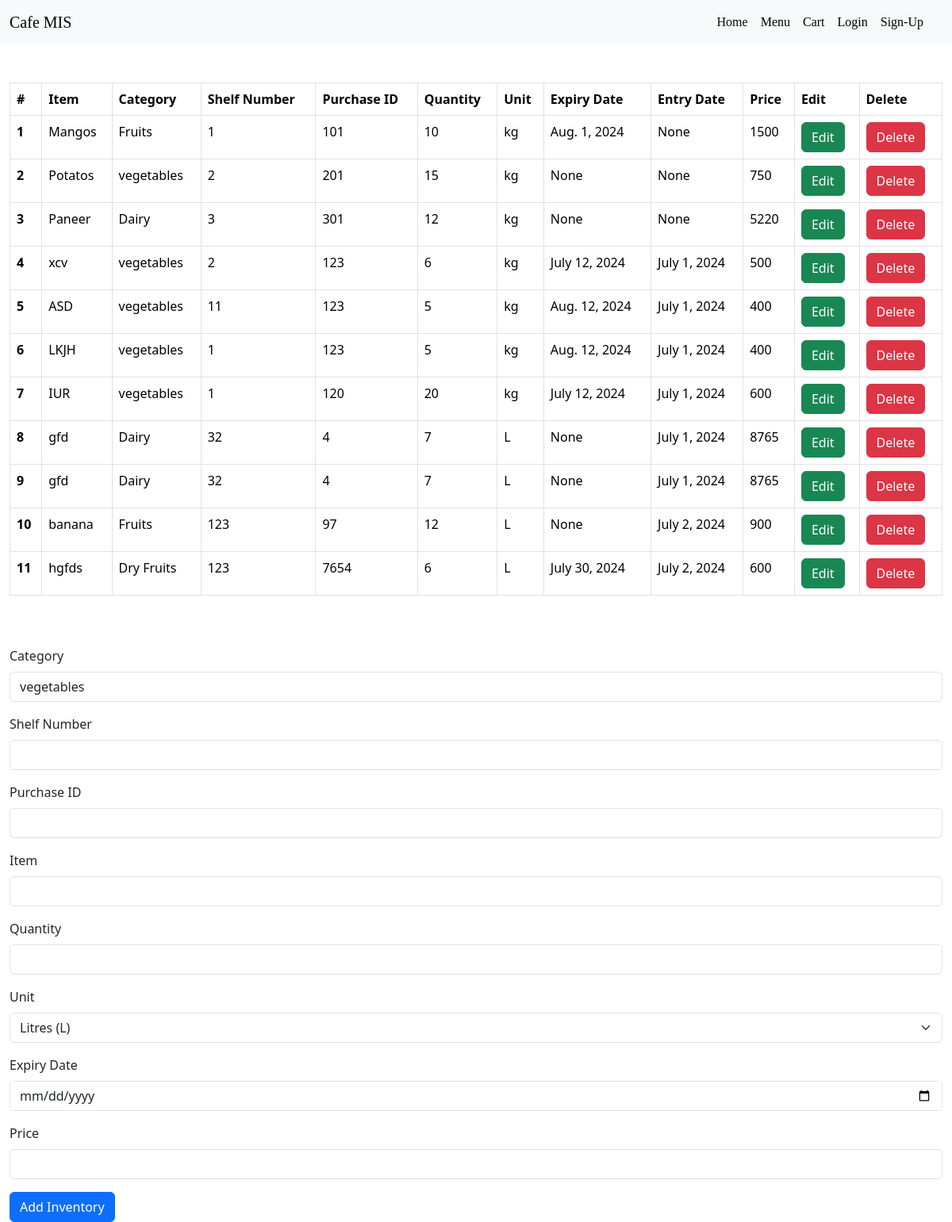
Screenshot of /inventory/add/ with the database file from the repository.
### inventory/models.py (models this page shows)
class ainventory(models.Model):
    LITRES = 'L'
    MILLILITRES = 'mL'
    GRAMS = 'g'
    KILOGRAMS = 'kg'
    PACKETS = 'packets'
    UNIT_CHOICES = [
        (LITRES, 'Litres (L)'),
        (MILLILITRES, 'Millilitres (mL)'),
        (GRAMS, 'Grams (g)'),
        (KILOGRAMS, 'Kilograms (kg)'),
        (PACKETS, 'Packets'),
    ]
    inventory_category = models.ForeignKey(Icategory, on_delete=models.CASCADE, null=True, blank=True)
    shelf_number = models.IntegerField()
    purchase_id = models.IntegerField()
    item = models.CharField(max_length=50)
    quantity = models.IntegerField()
    unit = models.CharField(max_length=20, choices=UNIT_CHOICES)
    expiry_date = models.DateField(null=True)
    entry_date = models.DateField(auto_now_add=True,null=True)
    price = models.IntegerField()

class Icategory(models.Model):
    category_name = models.CharField(max_length=50, null=True, blank=True)

### inventory/views.py (the view, shortened to what this page needs)
# urls.py: path('add/', views.add_inventory, name='add_inventory'),
def add_inventory(request):
    inventory_items = ainventory.objects.all()
    categories = Icategory.objects.all()
    return render(request, 'inventory/add_inventory.html', {
        'inventory': inventory_items,
        'categories': categories,
        'unit_choices': ainventory.UNIT_CHOICES
    })

### template/inventory/add_inventory.html (shortened to what this page needs)
{% extends "customer/base.html" %}
{% load static %}
{% block page %}
<div class="container-fluid mt-5">
    <div class="row">
        <div class="col">
            <table class="table table-bordered">
                <thead>
                    <tr>
                        <th scope="col">#</th>
                        <th scope="col">Item</th>
                        <th scope="col">Category</th>
                        <th scope="col">Shelf Number</th>
                        <th scope="col">Purchase ID</th>
                        <th scope="col">Quantity</th>
                        <th scope="col">Unit</th>
                        <th scope="col">Expiry Date</th>
                        <th scope="col">Entry Date</th>
                        <th scope="col">Price</th>
                        <th scope="col">Edit</th>
                        <th scope="col">Delete</th>
                    </tr>
                </thead>
                <tbody>
                    {% for item in inventory %}
                    <tr>
                        <th scope="row">{{ item.id }}</th>
                        <td>{{ item.item }}</td>
                        <td>{{ item.inventory_category.category_name }}</td>
                        <td>{{ item.shelf_number }}</td>
                        <td>{{ item.purchase_id }}</td>
                        <td>{{ item.quantity }}</td>
                        <td>{{ item.unit }}</td>
                        <td>{{ item.expiry_date }}</td>
                        <td>{{ item.entry_date }}</td>
                        <td>{{ item.price }}</td>
                        <td>
                            <a href='/inventory/iupdate/{{item.id}}' class="btn btn-success">Edit</a>
                        </td>
                        <td>
                            <a href="/inventory/idelete/{{item.id}}" class="btn btn-danger">Delete</a>
                        </td>
                    </tr>
                    {% endfor %}
                </tbody>
            </table>
        </div>
    </div>
    <div class="row mt-5">
        <div class="col">
            <form method="POST" enctype="multipart/form-data">
                <div class="mb-3">
                    <label for="inventory_category" class="form-label">Category</label>
                    <select name="inventory_category" id="inventory_category" class="form-control">
                        {% for category in categories %}
                        <option value="{{ category.id }}">{{ category.category_name }}</option>
                        {% endfor %}
                    </select>
                </div>
                <div class="mb-3">
                    <label for="shelf_number" class="form-label">Shelf Number</label>
                    <input type="number" class="form-control" id="shelf_number" name="shelf_number">
                </div>
                <div class="mb-3">
                    <label for="purchase_id" class="form-label">Purchase ID</label>
                    <input type="number" class="form-control" id="purchase_id" name="purchase_id">
                </div>
                <div class="mb-3">
                    <label for="item" class="form-label">Item</label>
                    <input type="text" class="form-control" id="item" name="item">
                </div>
                <div class="mb-3">
                    <label for="quantity" class="form-label">Quantity</label>
                    <input type="number" class="form-control" id="quantity" name="quantity">
                </div>
                <div class="mb-3">
                    <label for="unit" class="form-label">Unit</label>
                    <select name="unit" id="unit" class="form-select" aria-label="Default select example">
                        {% for value, name in unit_choices %}
                        <option value="{{ value }}">{{ name }}</option>
                        {% endfor %}
                    </select>
                </div>
                <div class="mb-3">
                    <label for="expiry_date" class="form-label">Expiry Date</label>
                    <input type="date" class="form-control" id="expiry_date" name="expiry_date">
                </div>
                <div class="mb-3">
                    <label for="price" class="form-label">Price</label>
                    <input type="number" class="form-control" id="price" name="price">
                </div>
                <button type="submit" class="btn btn-primary">Add Inventory</button>
            </form>
        </div>
    </div>
</div>
{% endblock page %}

### rows the page displays
ainventory: id "1", item "Mangos", inventory_category.category_name "Fruits", shelf_number "1", purchase_id "101", quantity "10", unit "kg", expiry_date "Aug. 1, 2024", entry_date "None", price "1500"
ainventory: id "2", item "Potatos", inventory_category.category_name "vegetables", shelf_number "2", purchase_id "201", quantity "15", unit "kg", expiry_date "None", entry_date "None", price "750"
ainventory: id "3", item "Paneer", inventory_category.category_name "Dairy", shelf_number "3", purchase_id "301", quantity "12", unit "kg", expiry_date "None", entry_date "None", price "5220"
ainventory: id "4", item "xcv", inventory_category.category_name "vegetables", shelf_number "2", purchase_id "123", quantity "6", unit "kg", expiry_date "July 12, 2024", entry_date "July 1, 2024", price "500"
ainventory: id "5", item "ASD", inventory_category.category_name "vegetables", shelf_number "11", purchase_id "123", quantity "5", unit "kg", expiry_date "Aug. 12, 2024", entry_date "July 1, 2024", price "400"
ainventory: id "6", item "LKJH", inventory_category.category_name "vegetables", shelf_number "1", purchase_id "123", quantity "5", unit "kg", expiry_date "Aug. 12, 2024", entry_date "July 1, 2024", price "400"
ainventory: id "7", item "IUR", inventory_category.category_name "vegetables", shelf_number "1", purchase_id "120", quantity "20", unit "kg", expiry_date "July 12, 2024", entry_date "July 1, 2024", price "600"
ainventory: id "8", item "gfd", inventory_category.category_name "Dairy", shelf_number "32", purchase_id "4", quantity "7", unit "L", expiry_date "None", entry_date "July 1, 2024", price "8765"
ainventory: id "9", item "gfd", inventory_category.category_name "Dairy", shelf_number "32", purchase_id "4", quantity "7", unit "L", expiry_date "None", entry_date "July 1, 2024", price "8765"
ainventory: id "10", item "banana", inventory_category.category_name "Fruits", shelf_number "123", purchase_id "97", quantity "12", unit "L", expiry_date "None", entry_date "July 2, 2024", price "900"
ainventory: id "11", item "hgfds", inventory_category.category_name "Dry Fruits", shelf_number "123", purchase_id "7654", quantity "6", unit "L", expiry_date "July 30, 2024", entry_date "July 2, 2024", price "600"

### other values shown
form field inventory_category "vegetables"
form field unit "Litres (L)"
